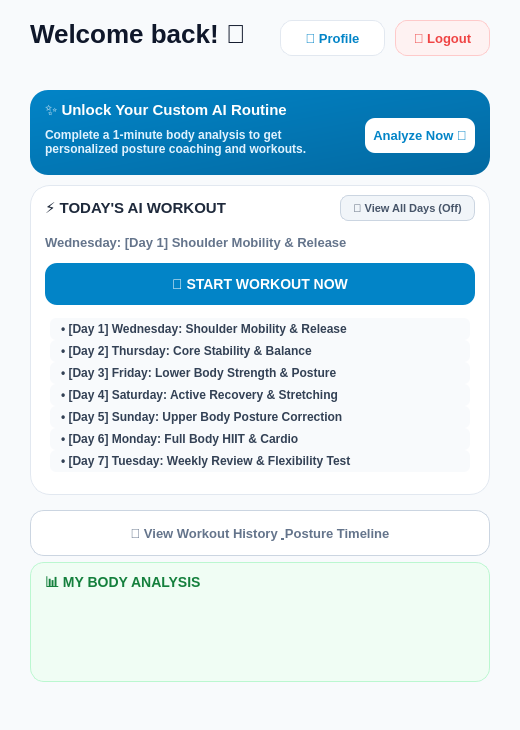
<?xml version="1.0" encoding="UTF-8"?>
<ui version="4.0">
 <class>MainWindow</class>
 <widget class="QMainWindow" name="MainWindow">
  <property name="geometry">
   <rect><x>0</x><y>0</y><width>520</width><height>730</height></rect>
  </property>
  <property name="windowTitle">
   <string>AI Fitness Hub - Main Dashboard</string>
  </property>
  <property name="styleSheet">
   <string notr="true">
QMainWindow { background-color: #F8FAFC; }
#welcomeTitle { font-size: 26px; font-weight: 900; color: #0F172A; background: transparent; }
#profileButton { background-color: #FFFFFF; color: #0284C7; font-size: 13px; font-weight: 800; border: 1px solid #E2E8F0; border-radius: 12px; }
#profileButton:hover { background-color: #F0F9FF; border: 1px solid #0284C7; }

/* 로그아웃 버튼 스타일 */
#logoutButton { background-color: #FEF2F2; color: #EF4444; font-size: 13px; font-weight: 800; border: 1px solid #FECACA; border-radius: 12px; }
#logoutButton:hover { background-color: #FEE2E2; border: 1px solid #EF4444; }

/* 체형 분석 유도 배너 카드 스타일 */
#analysisNudgeCard { background: qlineargradient(x1:0, y1:0, x2:1, y2:1, stop:0 #0284C7, stop:1 #0369A1); border-radius: 18px; padding: 15px; }
#nudgeTitleLabel { font-size: 15px; font-weight: 800; color: #FFFFFF; background: transparent; }
#nudgeDescLabel { font-size: 12px; font-weight: 600; color: #E0F2FE; background: transparent; }
#startAnalysisBannerButton { background-color: #FFFFFF; color: #0284C7; font-size: 13px; font-weight: 800; border-radius: 10px; }
#startAnalysisBannerButton:hover { background-color: #F8FAFC; }

/* 오늘의 운동 카드 스타일 (AI 맞춤형) */
#todayRoutineCard { background-color: #FFFFFF; border: 1px solid #E2E8F0; border-radius: 20px; padding: 16px; }
#todayRoutineLabel { font-size: 15px; font-weight: 800; color: #1E293B; background: transparent; }
#todayDescLabel { font-size: 13px; font-weight: 600; color: #64748B; background: transparent; }

/* 토글 버튼 스타일 (7일 전체 보기 토글) */
#toggleRoutineButton { background-color: #F1F5F9; color: #475569; font-size: 11px; font-weight: 800; border: 1px solid #CBD5E1; border-radius: 8px; }
#toggleRoutineButton:checked { background-color: #0284C7; color: #FFFFFF; border: 1px solid #0284C7; }

#startWorkoutButton { background-color: #0284C7; color: #FFFFFF; font-size: 14px; font-weight: 900; border-radius: 12px; min-height: 42px; }
#startWorkoutButton:hover { background-color: #0369A1; }

/* 7일 전체 루틴 리스트 스타일 */
#day1Item, #day2Item, #day3Item, #day4Item, #day5Item, #day6Item, #day7Item { font-size: 12px; font-weight: 700; color: #334155; background-color: #F8FAFC; border-radius: 6px; padding-left: 8px; }

/* 하단 운동 히스토리 버튼 스타일 */
#historyButton { background-color: #FFFFFF; color: #64748B; font-size: 13px; font-weight: 800; border: 1px solid #CBD5E1; border-radius: 14px; min-height: 44px; }
#historyButton:hover { background-color: #F1F5F9; color: #0F172A; }

#bodyAnalysisSummaryCard { background-color: #F0FDF4; border: 1px solid #BBF7D0; border-radius: 14px; }
#bodyAnalysisSummaryTitle { color: #15803D; font-size: 14px; font-weight: 800; background: transparent; }
#bodyAnalysisSummaryLabel { color: #334155; font-size: 12px; font-weight: 700; background: transparent; }
   </string>
  </property>
  <widget class="QWidget" name="centralwidget">
   <widget class="QLabel" name="welcomeTitle">
    <property name="geometry"><rect><x>30</x><y>18</y><width>220</width><height>32</height></rect></property>
    <property name="text"><string>Welcome back! 👋</string></property>
   </widget>

   <!-- 상단 프로필 및 로그아웃 버튼 -->
   <widget class="QPushButton" name="profileButton">
    <property name="geometry"><rect><x>280</x><y>20</y><width>105</width><height>36</height></rect></property>
    <property name="text"><string>👤 Profile</string></property>
   </widget>
   <widget class="QPushButton" name="logoutButton">
    <property name="geometry"><rect><x>395</x><y>20</y><width>95</width><height>36</height></rect></property>
    <property name="text"><string>🚪 Logout</string></property>
   </widget>

   <!-- 체형 분석 유도 배너 카드 (미완료 유저용) -->
   <widget class="QFrame" name="analysisNudgeCard">
    <property name="geometry"><rect><x>30</x><y>90</y><width>460</width><height>85</height></rect></property>
    <widget class="QLabel" name="nudgeTitleLabel">
     <property name="geometry"><rect><x>15</x><y>10</y><width>430</width><height>20</height></rect></property>
     <property name="text"><string>✨ Unlock Your Custom AI Routine</string></property>
    </widget>
    <widget class="QLabel" name="nudgeDescLabel">
     <property name="geometry"><rect><x>15</x><y>32</y><width>310</width><height>40</height></rect></property>
     <property name="text"><string>Complete a 1-minute body analysis to get personalized posture coaching and workouts.</string></property>
     <property name="wordWrap"><bool>true</bool></property>
    </widget>
    <widget class="QPushButton" name="startAnalysisBannerButton">
     <property name="geometry"><rect><x>335</x><y>28</y><width>110</width><height>35</height></rect></property>
     <property name="text"><string>Analyze Now 📸</string></property>
    </widget>
   </widget>

   <!-- 오늘의 운동 카드 (AI 맞춤형 - 토글 기능 포함) -->
   <widget class="QFrame" name="todayRoutineCard">
    <property name="geometry"><rect><x>30</x><y>185</y><width>460</width><height>310</height></rect></property>
    <widget class="QLabel" name="todayRoutineLabel">
     <property name="geometry"><rect><x>15</x><y>12</y><width>280</width><height>22</height></rect></property>
     <property name="text"><string>⚡ TODAY'S AI WORKOUT</string></property>
    </widget>
    
    <!-- 7일 전체 보기 토글 버튼 -->
    <widget class="QPushButton" name="toggleRoutineButton">
     <property name="geometry"><rect><x>310</x><y>10</y><width>135</width><height>26</height></rect></property>
     <property name="text"><string>📅 View All Days (Off)</string></property>
     <property name="checkable"><bool>true</bool></property>
     <property name="checked"><bool>false</bool></property>
    </widget>

    <!-- 오늘 운동 설명 라벨 ("요일: 운동" 형식) -->
    <widget class="QLabel" name="todayDescLabel">
     <property name="geometry"><rect><x>15</x><y>42</y><width>430</width><height>30</height></rect></property>
     <property name="text"><string>Wednesday: [Day 1] Shoulder Mobility &amp; Release</string></property>
    </widget>

    <!-- START WORKOUT 버튼 -->
    <widget class="QPushButton" name="startWorkoutButton">
     <property name="geometry"><rect><x>15</x><y>78</y><width>430</width><height>42</height></rect></property>
     <property name="text"><string>🚀 START WORKOUT NOW</string></property>
    </widget>

    <!-- Day 1 ~ Day 7 전체 목록 라벨들 (토글 켜질 때 표시) -->
    <widget class="QLabel" name="allDaysContainerLabel">
     <property name="geometry"><rect><x>15</x><y>128</y><width>430</width><height>170</height></rect></property>
     <property name="text"><string></string></property>
    </widget>
    
    <widget class="QLabel" name="day1Item">
     <property name="geometry"><rect><x>20</x><y>133</y><width>420</width><height>22</height></rect></property>
     <property name="text"><string>• [Day 1] Wednesday: Shoulder Mobility &amp; Release</string></property>
    </widget>
    <widget class="QLabel" name="day2Item">
     <property name="geometry"><rect><x>20</x><y>155</y><width>420</width><height>22</height></rect></property>
     <property name="text"><string>• [Day 2] Thursday: Core Stability &amp; Balance</string></property>
    </widget>
    <widget class="QLabel" name="day3Item">
     <property name="geometry"><rect><x>20</x><y>177</y><width>420</width><height>22</height></rect></property>
     <property name="text"><string>• [Day 3] Friday: Lower Body Strength &amp; Posture</string></property>
    </widget>
    <widget class="QLabel" name="day4Item">
     <property name="geometry"><rect><x>20</x><y>199</y><width>420</width><height>22</height></rect></property>
     <property name="text"><string>• [Day 4] Saturday: Active Recovery &amp; Stretching</string></property>
    </widget>
    <widget class="QLabel" name="day5Item">
     <property name="geometry"><rect><x>20</x><y>221</y><width>420</width><height>22</height></rect></property>
     <property name="text"><string>• [Day 5] Sunday: Upper Body Posture Correction</string></property>
    </widget>
    <widget class="QLabel" name="day6Item">
     <property name="geometry"><rect><x>20</x><y>243</y><width>420</width><height>22</height></rect></property>
     <property name="text"><string>• [Day 6] Monday: Full Body HIIT &amp; Cardio</string></property>
    </widget>
    <widget class="QLabel" name="day7Item">
     <property name="geometry"><rect><x>20</x><y>265</y><width>420</width><height>22</height></rect></property>
     <property name="text"><string>• [Day 7] Tuesday: Weekly Review &amp; Flexibility Test</string></property>
    </widget>
   </widget>

   <!-- 하단 운동 히스토리 버튼 -->
   <widget class="QPushButton" name="historyButton">
    <property name="geometry"><rect><x>30</x><y>510</y><width>460</width><height>44</height></rect></property>
    <property name="text"><string>📅 View Workout History &amp; Posture Timeline</string></property>
   </widget>

   <!-- 완료된 계정에만 표시하는 체형 분석 요약 -->
   <widget class="QFrame" name="bodyAnalysisSummaryCard">
    <property name="geometry"><rect><x>30</x><y>562</y><width>460</width><height>120</height></rect></property>
    <widget class="QLabel" name="bodyAnalysisSummaryTitle">
     <property name="geometry"><rect><x>15</x><y>10</y><width>430</width><height>24</height></rect></property>
     <property name="text"><string>📊 MY BODY ANALYSIS</string></property>
    </widget>
    <widget class="QLabel" name="bodyAnalysisSummaryLabel">
     <property name="geometry"><rect><x>15</x><y>38</y><width>430</width><height>72</height></rect></property>
     <property name="text"><string></string></property>
     <property name="wordWrap"><bool>true</bool></property>
    </widget>
   </widget>
  </widget>
 </widget>
</ui>
